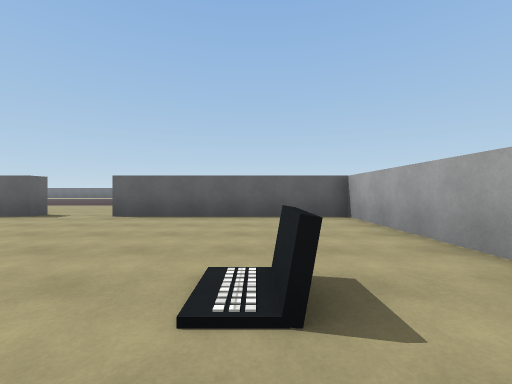
View 1 (above)

20 first-person views from a walk through a 3-D level made in the Unity game engine. The camera is 1.2 m above the floor, looks level and sees 90° across. The floor is counted in squares, 2 m on a side. Each view is taken from the middle of a square. On the plan, view 1 faces up. The plan holds only what a view shows up to about 9 squares ahead; the rest is blank. The player character is not drawn. Surface patterns are stand-ins for the level's own textures.

View 2
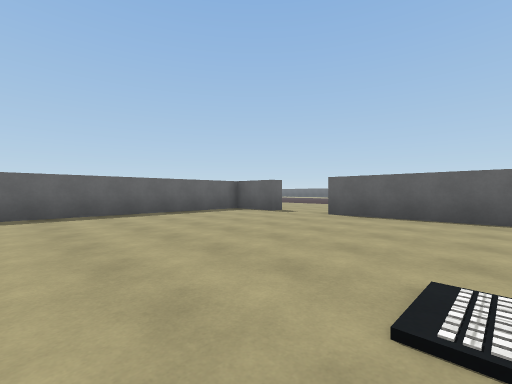

View 3
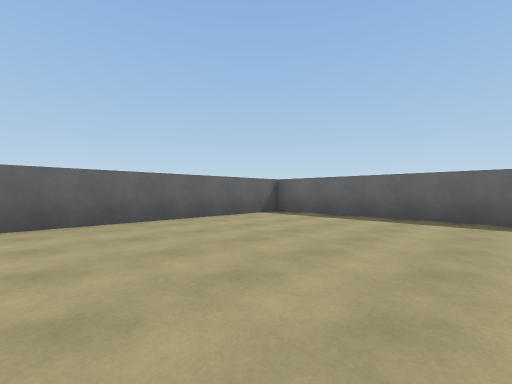

View 4
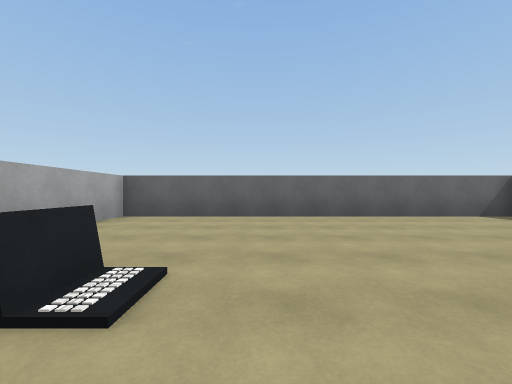

View 5
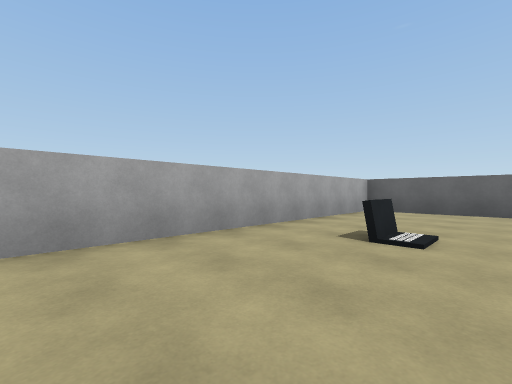

View 6
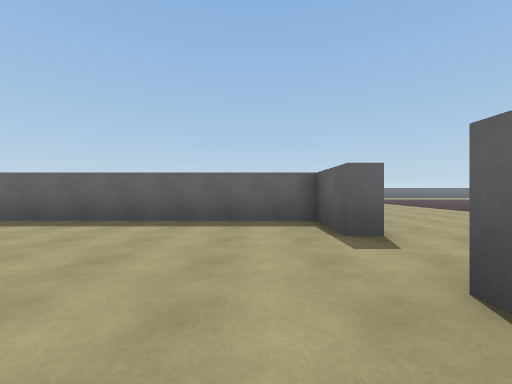

View 7
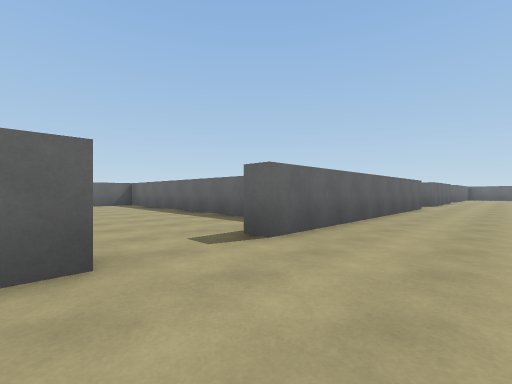

View 8
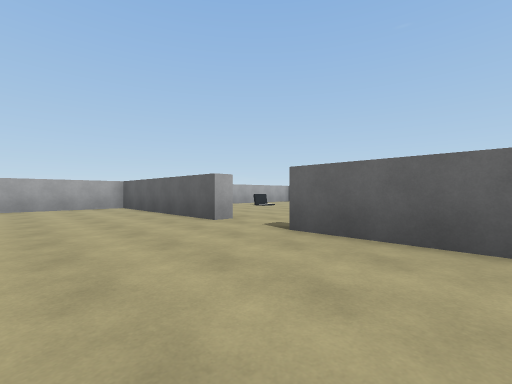

View 9
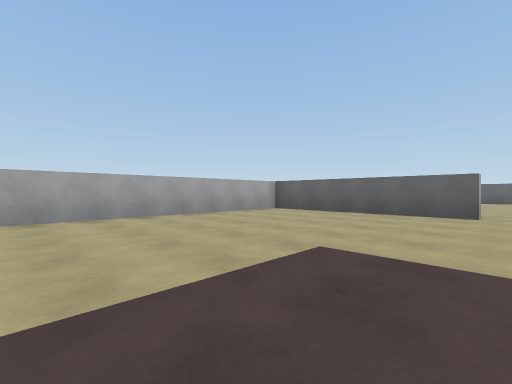

View 10
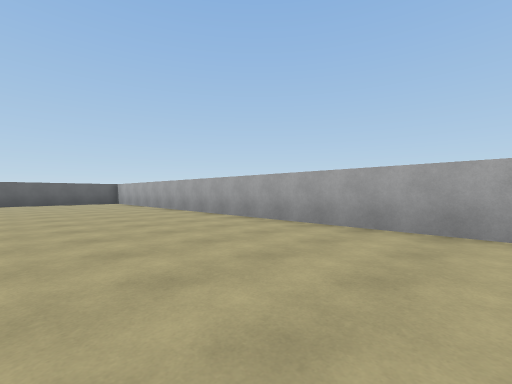

View 11
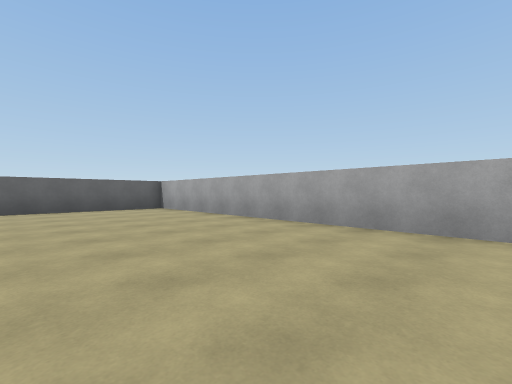

View 12
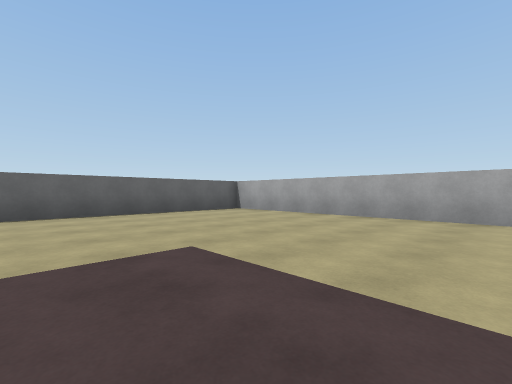

View 13
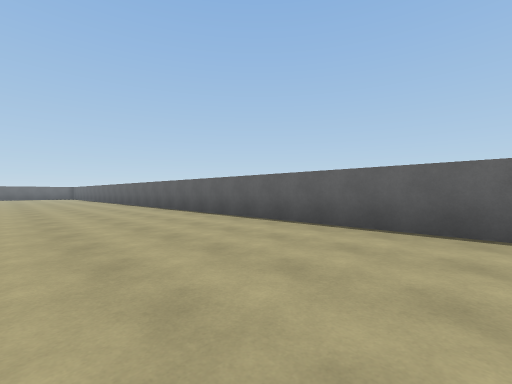

View 14
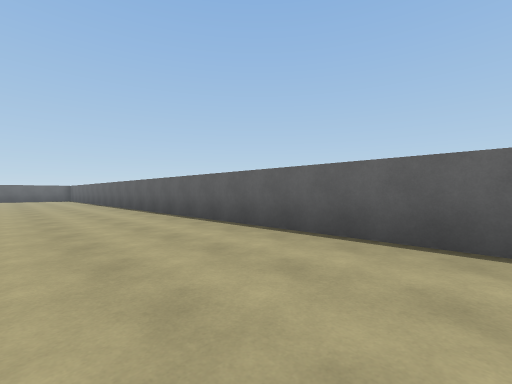

View 15
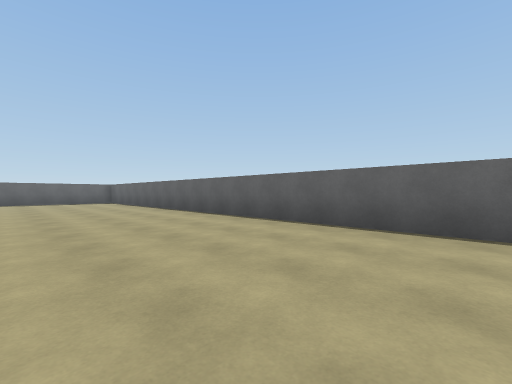

View 16
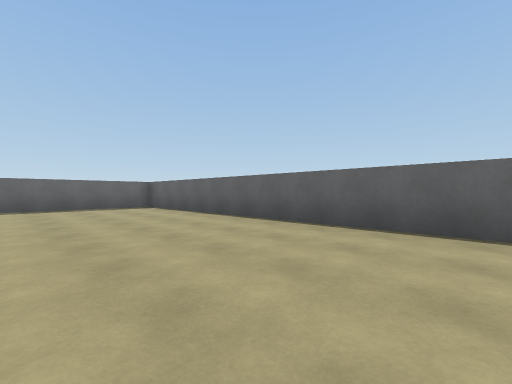

View 17
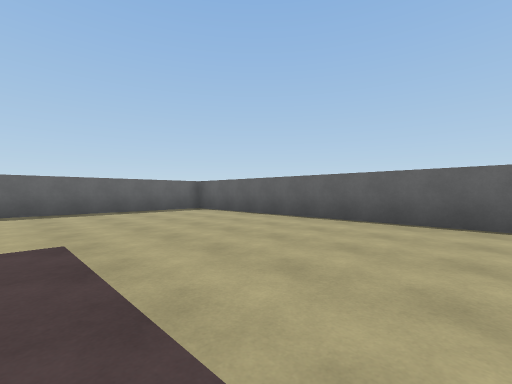

View 18
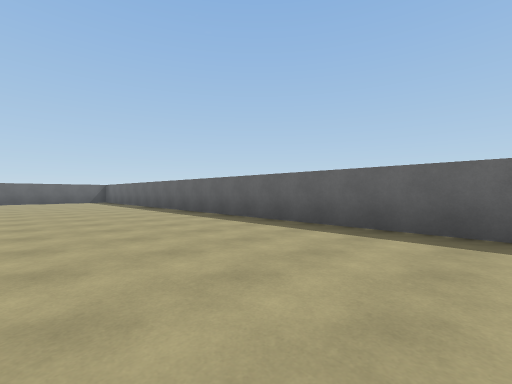

View 19
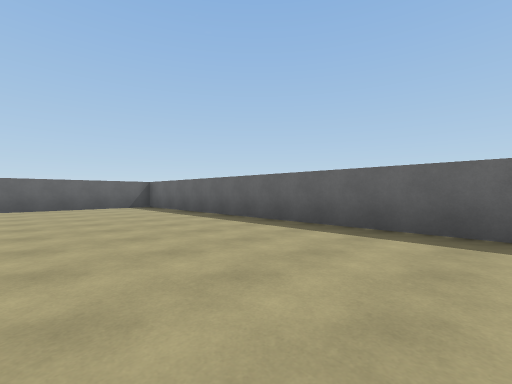

View 20
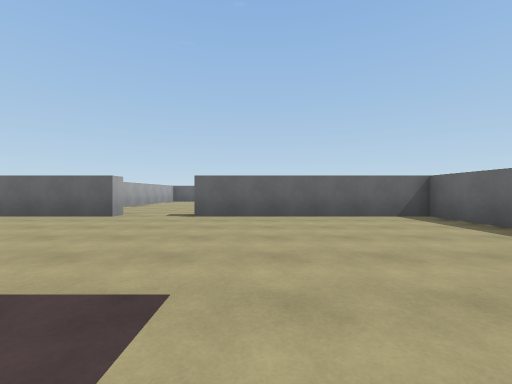

### Floor plan
Ten units are one square. View 1 is at (0, 0); x grows to the right and y downward. Boxes are objects, and circles mark ways between rooms. Rooms are numbered by the first view taken in them; rooms with no view inside come last. Other rooms are left out.
<svg viewBox="-278 -268 306 305">
<path fill="none" stroke="#000" d="M-55 -67 -55 -63 -73 -63 -73 32 23 32 23 -63 -35 -63 -35 -67M-135 -67 -55 -67M-195 -62 -195 -67 -168 -67M-35 -67 15 -67M-273 -255 -273 -67 -215 -67M15 -263 -265 -263M23 -75 23 -255"/>
<rect x="-5" y="-25" width="10" height="10" fill="#bbb"><title>other object</title></rect>
<circle cx="-45" cy="-70" r="3" fill="#2a7"/>
<text x="-20" y="-20">1</text>
<text x="-130" y="-170">2</text>
</svg>
Room 1 opens to room 2.

Where each view was taken, in squares from view 1:
view 1: 0 up, 0 right, facing up
view 2: 0 up, 0 right, facing up-left
view 3: 2 up, 1 left, facing down-left
view 4: 3 up, 1 left, facing down
view 5: 5 up, 1 left, facing down-right
view 6: 5 up, 2 left, facing left
view 7: 9 up, 3 left, facing down-left
view 8: 10 up, 8 left, facing down-right
view 9: 14 up, 4 left, facing down-right
view 10: 12 up, 2 left, facing up-right
view 11: 17 up, 2 left, facing up-right
view 12: 19 up, 4 left, facing up-right
view 13: 22 up, 2 left, facing up-left
view 14: 23 up, 7 left, facing up-left
view 15: 22 up, 12 left, facing up-left
view 16: 22 up, 17 left, facing up-left
view 17: 21 up, 19 left, facing up-left
view 18: 23 up, 23 left, facing down-left
view 19: 17 up, 23 left, facing down-left
view 20: 13 up, 23 left, facing down
